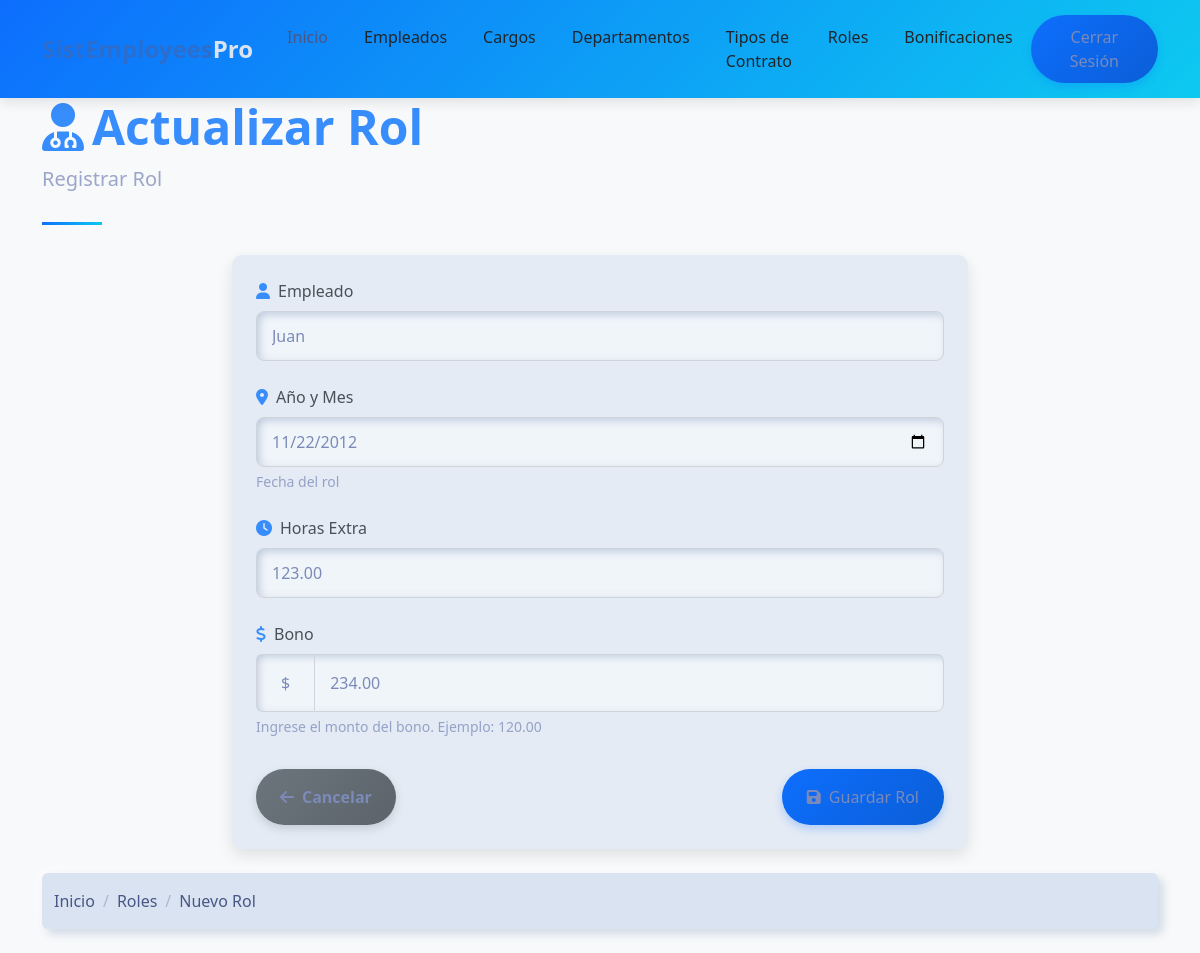
The app's page /empleados/rol_update/10/ (signed in), older data.
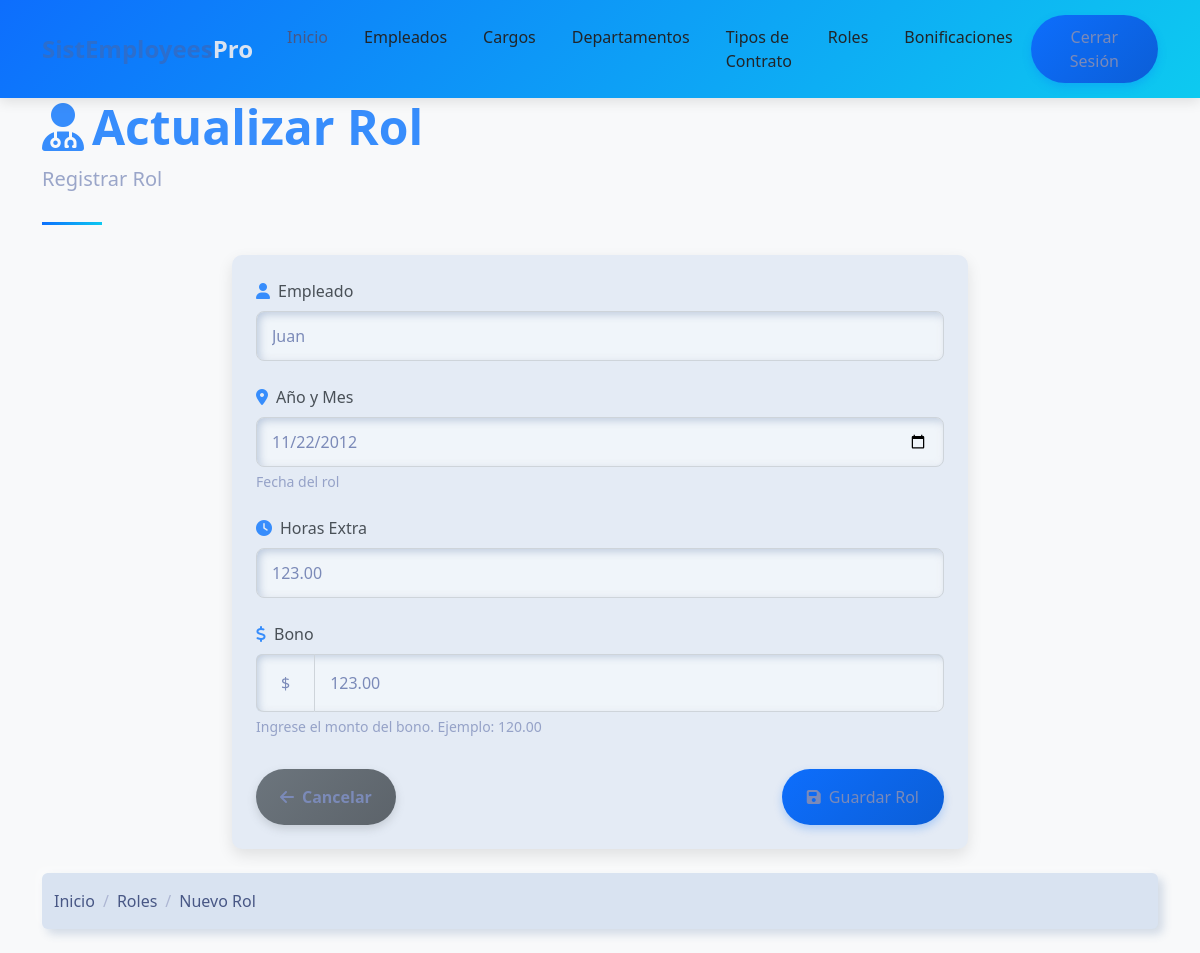
The same page, newer data.
### empleados/models.py (models this page shows, shortened)
class Rol(models.Model):
    empleado = models.ForeignKey(Empleado, on_delete=models.CASCADE)
    aniomes = models.DateField()
    sueldo = models.DecimalField(max_digits=10, decimal_places=2)
    horas_extra = models.DecimalField(max_digits=10, decimal_places=2)
    bono = models.DecimalField(max_digits=10, decimal_places=2)
    iess = models.DecimalField(max_digits=10, decimal_places=2)
    tot_ing = models.DecimalField(max_digits=10, decimal_places=2)
    tot_des = models.DecimalField(max_digits=10, decimal_places=2)
    neto = models.DecimalField(max_digits=10, decimal_places=2)

### empleados/views.py (the view, shortened to what this page needs)
# urls.py: path('rol_update/<int:id>/', rol_update, name='rol_update'),
@login_required # Decorador para requerir autenticación
def rol_update(request, id):
    context = {'title': 'Actualizar Rol'}
    rol = Rol.objects.get(pk=id)
    if request.method == "GET":
        form = RolForm(instance=rol)  # Con instance rellena el formulario con los datos del rol
        context['form'] = form
        return render(request, 'roles/create.html', context)

### empleados/forms.py
class RolForm(ModelForm):
    class Meta:
        model = Rol
        fields = ['empleado', 'aniomes', 'horas_extra', 'bono']
        widgets = {
            'empleado': Select(attrs={'class': 'form-control'}),
            'aniomes': forms.DateInput(attrs={'class': 'form-control', 'type': 'date'}),
            'horas_extra': forms.NumberInput(attrs={'class': 'form-control'}),
            'bono': forms.NumberInput(attrs={'class': 'form-control'}),
        }

### empleados/models.py (called while the page is built)
    def __str__(self):
        return self.nombre

### templates/roles/create.html (shortened to what this page needs)
{% extends "home.html" %}
{% block content %}
<div class="container">
    <header class="page-header">
        <h1 class="display-5 fw-bold text-primary">
            <i class="fas fa-user-md me-2"></i>{{ title }}
        </h1>
        <p class="lead text-muted">Registrar Rol</p>
    </header>
    <div class="row">
        <div class="col-md-8 mx-auto">
            <div class="card mb-4">
                <div class="card-body p-4">
                    <form method="post">
                        <div class="mb-4">
                            <label for="{{ form.empleado.id_for_label }}" class="form-label">
                                <i class="fas fa-user text-primary me-2"></i>Empleado
                            </label>
                            {{ form.empleado }}
                        </div>
                        <div class="mb-4">
                            <label for="{{ form.aniomes.id_for_label }}" class="form-label">
                                <i class="fas fa-map-marker-alt text-primary me-2"></i>Año y Mes
                            </label>
                            {{ form.aniomes }}
                            <div class="form-text text-muted" id="addressHelp">
                                Fecha del rol
                            </div>
                        </div>
                        <div class="mb-4">
                            <label for="{{ form.horas_extra.id_for_label }}" class="form-label">
                                <i class="fas fa-clock text-primary me-2"></i>Horas Extra
                            </label>
                            {{ form.horas_extra }}
                        </div>
                        <div class="mb-4">
                            <label for="{{ form.bono.id_for_label }}" class="form-label">
                                <i class="fas fa-dollar-sign text-primary me-2"></i>Bono
                            </label>
                            <div class="input-group">
                                <span class="input-group-text">$</span>
                                {{ form.bono }}
                            </div>
                            <div class="form-text text-muted" id="bonoHelp">
                                Ingrese el monto del bono. Ejemplo: 120.00
                            </div>
                        </div>
                        <div class="d-flex justify-content-between mt-4 pt-2">
                            <a href="{% url 'empleados:rol_list' %}" class="btn btn-secondary">
                                <i class="fas fa-arrow-left me-2"></i>Cancelar
                            </a>
                            <button type="submit" class="btn btn-primary">
                                <i class="fas fa-save me-2"></i>Guardar Rol
                            </button>
                        </div>
                    </form>
                </div>
            </div>
        </div>
    </div>
    <nav aria-label="breadcrumb" class="mb-4">
        <ol class="breadcrumb">
            <li class="breadcrumb-item"><a href="{% url 'home' %}" class="text-decoration-none">Inicio</a></li>
            <li class="breadcrumb-item"><a href="{% url 'empleados:rol_list' %}" class="text-decoration-none">Roles</a></li>
            <li class="breadcrumb-item active" aria-current="page">Nuevo Rol</li>
        </ol>
    </nav>
</div>
{% endblock %}

Row changes from the older to the newer data that the page shows:
changed Rol "Juan": bono "234.00" → "123.00"
